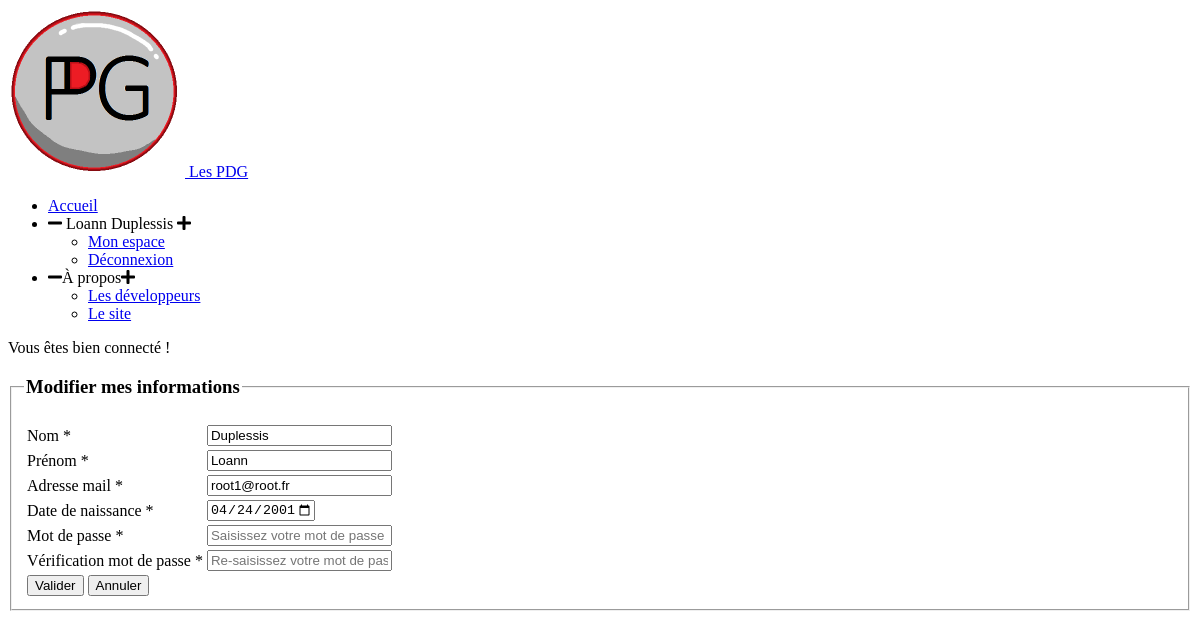
Page /projet-bdd-3a/?uc=espace&action=modifier-mes-infos (signed in) on the earlier database version.
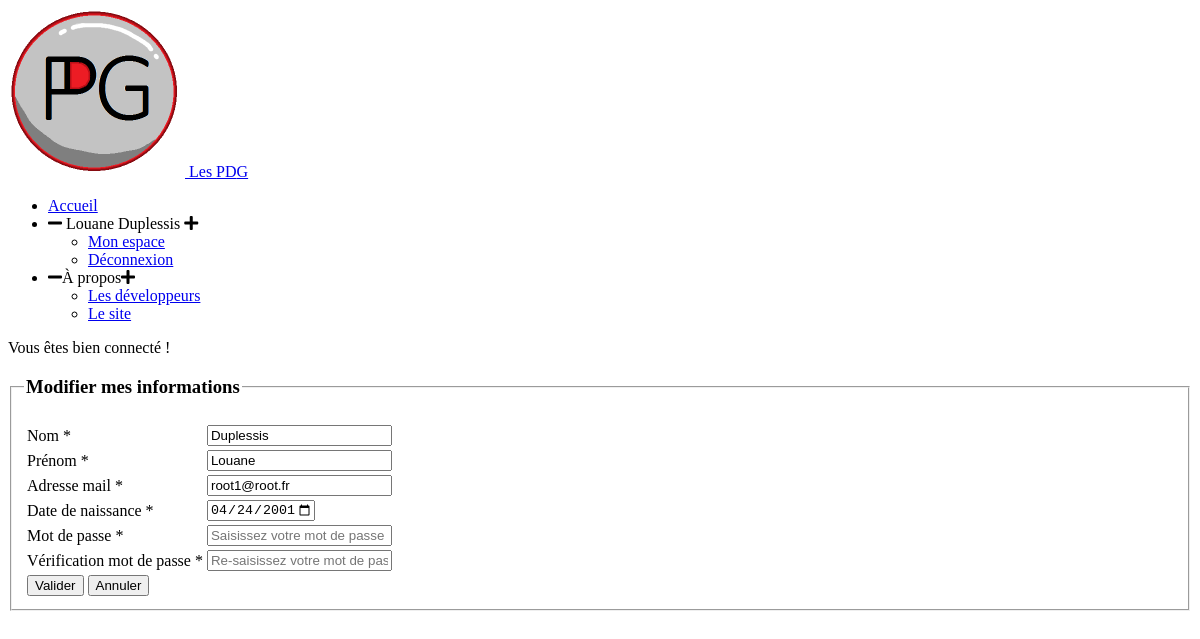
Same page on the later database version.
### tables this page shows
CREATE TABLE `utilisateur` (
  `mail` varchar(50) NOT NULL,
  `nomUtilisateur` varchar(50) DEFAULT NULL,
  `prenomUtilisateur` varchar(50) DEFAULT NULL,
  `dateNaissance` date DEFAULT NULL,
  `motDePasse` varchar(255) DEFAULT NULL,
  `dateCreation` date DEFAULT NULL,
  `etat` varchar(50) DEFAULT NULL,
  `idRole` int(11) NOT NULL
);

### util/class.PdoProjet3A.inc.php (called while the page is built, shortened)
<?php
class PdoProjet3A
{
	private static $serveur = "mysql:host=" . DB_HOST . ";";
	private static $port = "port=" . DB_PORT . ";";
	private static $bdd = "dbname=" . DB_NAME . ";";
	private static $user = DB_USER;
	private static $mdp = DB_PASSWORD;
	private static $options = [PDO::ATTR_ERRMODE => PDO::ERRMODE_EXCEPTION];
	private static $monPdo = null;
	private static $monPdoProjet3A = null;
	private function __construct()
	{
		try {
			PdoProjet3A::$monPdo = new PDO(PdoProjet3A::$serveur . PdoProjet3A::$port . PdoProjet3A::$bdd, PdoProjet3A::$user, PdoProjet3A::$mdp, PdoProjet3A::$options);
			$statement = PdoProjet3A::$monPdo->prepare("SET CHARACTER SET utf8");
			$statement->execute();
		} catch (PDOException $e) {
			echo "Erreur!: " . $e->getMessage() . "<br/>";
			die();
		}
	}
	public static function getPdo()
	{
		if (PdoProjet3A::$monPdoProjet3A == null) {
			PdoProjet3A::$monPdoProjet3A = new PdoProjet3A();
		}
		return PdoProjet3A::$monPdoProjet3A;
	}
	public function getUserInfos($mail)
	{
		$res = array();
		$req = PdoProjet3A::$monPdo->query("SELECT * FROM utilisateur WHERE mail = '$mail'");
		if ($req) {
			$res = $req->fetch();
		}
		return $res;
	}
}

### vues/v_formModifInfos.php (the view, shortened to what the changed rows need)
<form id="formModifInfos" method="POST" action="?uc=<?php echo $uc; ?>&action=<?php echo $action.(isset($roles)?"&user=".$_GET['user']:""); ?>">
    <fieldset>
        <legend>
            <h3>Modifier mes informations</h3>
        </legend>
        <table>
            <tbody>
                <tr class="champ">
                    <td>
                        Nom <span class="red">*</span>
                    </td>
                    <td>
                        <input id="nom" name="nom" maxlength="255" value="<?php echo $nom; ?>" placeholder="Saisissez votre nom" required>
                    </td>
                </tr>
                <tr class="champ">
                    <td>
                        Prénom <span class="red">*</span>
                    </td>
                    <td>
                        <input id="prenom" name="prenom" maxlength="255" value="<?php echo $prenom; ?>" placeholder="Saisissez votre prénom" required>
                    </td>
                </tr>
                <tr class="champ">
                    <td>
                        Adresse mail <span class="red">*</span>
                    </td>
                    <td>
                    <input id="mail" type="text" name="mail" value="<?php echo $nouvMail; ?>" maxlength="50" required>
                    </td>
                </tr>
                <tr class="champ">
                    <td>
                        Date de naissance <span class="red">*</span>
                    </td>
                    <td>
                        <input id="dateNaiss" type="date" name="dateNaiss" value="<?php echo $dateNaiss ?>" max="<?php echo date("Y-m-d"); ?>" required>
                    </td>
                </tr>
                <tr class="champ">
                    <td>
                        Mot de passe <span class="red">*</span>
                    </td>
                    <td>
                        <input id="mdp" type="password" name="mdp" maxlength="255" placeholder="Saisissez votre mot de passe">
                    </td>
                </tr>
                <tr class="champ">
                    <td>
                        Vérification mot de passe <span class="red">*</span>
                    </td>
                    <td>
                        <input id="verifMdp" type="password" name="verifMdp" maxlength="255" placeholder="Re-saisissez votre mot de passe">
                    </td>
                </tr>
                <tr>
                    <td>
                        <input type="submit" value="Valider" name="valider">
                        <input type="reset" value="Annuler" name="annuler">
                    </td>
                </tr>
            </tbody>
        </table>
    </fieldset>
</form>

### vues/v_navbar.php (shortened to what the changed rows need)
<nav id="navBar">
  <ul class="navigation">
    <li class="parent parentWithSubNav" id="actionsUser">
      <a class="link"><i class="fas fa-minus"></i>
        <?php
        if (isset($_SESSION['user'])) {
          $infos = $pdo->getUserInfos($_SESSION['user']);
          echo $infos['prenomUtilisateur'] . " " . $infos['nomUtilisateur'];
        } else {
          echo "Mon espace";
        }
        ?>
        <i class="fas fa-plus"></i></a>
      <ul class="subnavigation">
        <?php
        if (isset($_SESSION['user'])) {
        ?>
          <li><a class="link" href="<?php echo HOME; ?>?uc=espace&action=dashboard">Mon espace</a></li>
          <li><a class="link" href="<?php echo HOME; ?>?uc=utilisateur&action=connexion">Déconnexion</a></li>
        <?php
        } else {
        ?>
          <li><a class="link" href="<?php echo HOME; ?>?uc=utilisateur&action=connexion">Connexion</a></li>
          <li><a class="link" href="<?php echo HOME; ?>?uc=utilisateur&action=inscription">Inscription</a></li>
        <?php } ?>
      </ul>
    </li>
  </ul>
</nav>

Differences in the rows shown:
changed utilisateur "Duplessis": prenomUtilisateur "Loann" → "Louane"; prenom "Loann" → "Louane"
